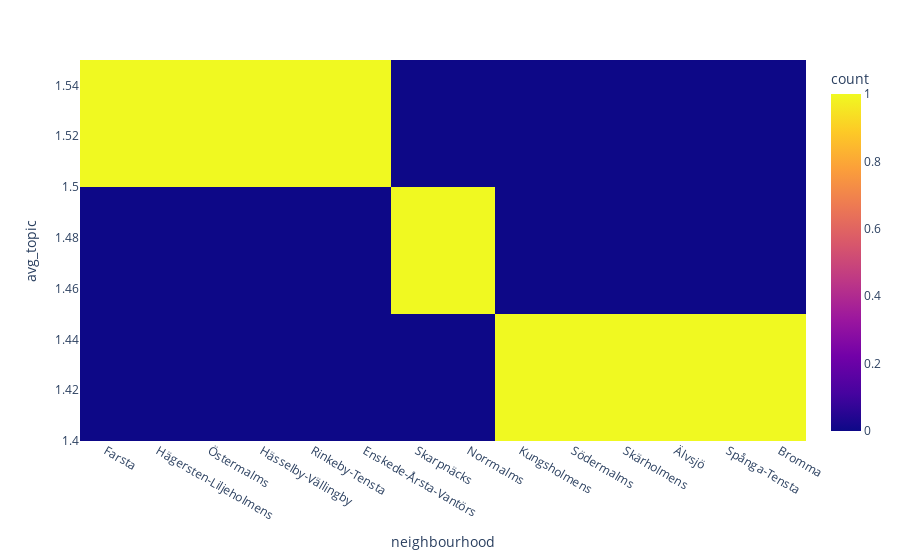

The code cell stored with this chart in its notebook:
### Code cell
px.density_heatmap(avg_topic_by_neighbourhood,
                   x='neighbourhood', y='avg_topic')

### Figure 1 — Plotly figure (JSON) as saved in the notebook; plotly's stock layout.template omitted (floating-point values rounded to 4 significant figures)
{"data": [{"coloraxis": "coloraxis", "hovertemplate": "neighbourhood=%{x}<br>avg_topic=%{y}<br>count=%{z}<extra></extra>", "name": "", "type": "histogram2d", "x": ["Farsta", "Hägersten-Liljeholmens", "Östermalms", "Hässelby-Vällingby", "Rinkeby-Tensta", "Enskede-Årsta-Vantörs", "Skarpnäcks", "Norrmalms", "Kungsholmens", "Södermalms", "Skärholmens", "Älvsjö", "Spånga-Tensta", "Bromma"], "xaxis": "x", "xbingroup": "x", "y": [1.527, 1.519, 1.518, 1.511, 1.508, 1.5, 1.478, 1.46, 1.446, 1.437, 1.437, 1.43, 1.421, 1.403], "yaxis": "y", "ybingroup": "y"}], "layout": {"coloraxis": {"colorbar": {"title": {"text": "count"}}, "colorscale": [[0, "#0d0887"], [0.1111, "#46039f"], [0.2222, "#7201a8"], [0.3333, "#9c179e"], [0.4444, "#bd3786"], [0.5556, "#d8576b"], [0.6667, "#ed7953"], [0.7778, "#fb9f3a"], [0.8889, "#fdca26"], [1, "#f0f921"]]}, "legend": {"tracegroupgap": 0}, "margin": {"t": 60}, "xaxis": {"anchor": "y", "domain": [0, 1], "title": {"text": "neighbourhood"}}, "yaxis": {"anchor": "x", "domain": [0, 1], "title": {"text": "avg_topic"}}}}
